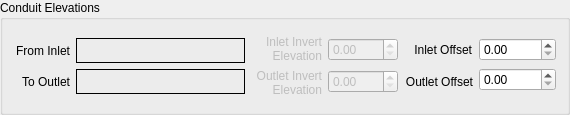
    <widget class="QGroupBox" name="conduit_elev_grp">
     <property name="sizePolicy">
      <sizepolicy hsizetype="Fixed" vsizetype="Fixed">
       <horstretch>0</horstretch>
       <verstretch>0</verstretch>
      </sizepolicy>
     </property>
     <property name="minimumSize">
      <size>
       <width>0</width>
       <height>115</height>
      </size>
     </property>
     <property name="maximumSize">
      <size>
       <width>16777215</width>
       <height>115</height>
      </size>
     </property>
     <property name="title">
      <string>Conduit Elevations</string>
     </property>
     <property name="flat">
      <bool>false</bool>
     </property>
     <layout class="QGridLayout" name="gridLayout_7">
      <item row="0" column="0">
       <layout class="QGridLayout" name="gridLayout_4">
        <item row="0" column="0">
         <layout class="QGridLayout" name="gridLayout">
          <property name="sizeConstraint">
           <enum>QLayout::SetFixedSize</enum>
          </property>
          <item row="2" column="0">
           <widget class="QLabel" name="to_node_lbl">
            <property name="sizePolicy">
             <sizepolicy hsizetype="Fixed" vsizetype="Fixed">
              <horstretch>0</horstretch>
              <verstretch>0</verstretch>
             </sizepolicy>
            </property>
            <property name="minimumSize">
             <size>
              <width>56</width>
              <height>25</height>
             </size>
            </property>
            <property name="toolTip">
             <string>ID of downstream node</string>
            </property>
            <property name="layoutDirection">
             <enum>Qt::LeftToRight</enum>
            </property>
            <property name="text">
             <string>To Outlet</string>
            </property>
            <property name="textFormat">
             <enum>Qt::PlainText</enum>
            </property>
            <property name="alignment">
             <set>Qt::AlignRight|Qt::AlignTrailing|Qt::AlignVCenter</set>
            </property>
           </widget>
          </item>
          <item row="1" column="0">
           <widget class="QLabel" name="from_node_lbl">
            <property name="sizePolicy">
             <sizepolicy hsizetype="Fixed" vsizetype="Fixed">
              <horstretch>0</horstretch>
              <verstretch>0</verstretch>
             </sizepolicy>
            </property>
            <property name="minimumSize">
             <size>
              <width>56</width>
              <height>25</height>
             </size>
            </property>
            <property name="toolTip">
             <string>ID of upstream node</string>
            </property>
            <property name="text">
             <string>From Inlet</string>
            </property>
            <property name="alignment">
             <set>Qt::AlignRight|Qt::AlignTrailing|Qt::AlignVCenter</set>
            </property>
           </widget>
          </item>
         </layout>
        </item>
        <item row="0" column="1">
         <layout class="QGridLayout" name="gridLayout_2">
          <property name="sizeConstraint">
           <enum>QLayout::SetFixedSize</enum>
          </property>
          <item row="0" column="0">
           <widget class="QLabel" name="from_node_txt">
            <property name="sizePolicy">
             <sizepolicy hsizetype="Fixed" vsizetype="Fixed">
              <horstretch>0</horstretch>
              <verstretch>0</verstretch>
             </sizepolicy>
            </property>
            <property name="minimumSize">
             <size>
              <width>169</width>
              <height>25</height>
             </size>
            </property>
            <property name="frameShape">
             <enum>QFrame::Box</enum>
            </property>
            <property name="text">
             <string/>
            </property>
           </widget>
          </item>
          <item row="1" column="0">
           <widget class="QLabel" name="to_node_txt">
            <property name="sizePolicy">
             <sizepolicy hsizetype="Fixed" vsizetype="Fixed">
              <horstretch>0</horstretch>
              <verstretch>0</verstretch>
             </sizepolicy>
            </property>
            <property name="minimumSize">
             <size>
              <width>169</width>
              <height>25</height>
             </size>
            </property>
            <property name="frameShape">
             <enum>QFrame::Box</enum>
            </property>
            <property name="text">
             <string/>
            </property>
           </widget>
          </item>
         </layout>
        </item>
       </layout>
      </item>
      <item row="0" column="1">
       <layout class="QGridLayout" name="gridLayout_10">
        <property name="sizeConstraint">
         <enum>QLayout::SetFixedSize</enum>
        </property>
        <item row="0" column="0">
         <layout class="QGridLayout" name="gridLayout_8">
          <item row="0" column="0">
           <widget class="QLabel" name="inlet_inv_lbl">
            <property name="enabled">
             <bool>false</bool>
            </property>
            <property name="sizePolicy">
             <sizepolicy hsizetype="Fixed" vsizetype="Fixed">
              <horstretch>0</horstretch>
              <verstretch>0</verstretch>
             </sizepolicy>
            </property>
            <property name="minimumSize">
             <size>
              <width>71</width>
              <height>26</height>
             </size>
            </property>
            <property name="font">
             <font>
              <italic>false</italic>
             </font>
            </property>
            <property name="toolTip">
             <string>Elevation at the bottom of the conduit</string>
            </property>
            <property name="text">
             <string>Inlet Invert Elevation</string>
            </property>
            <property name="alignment">
             <set>Qt::AlignRight|Qt::AlignTrailing|Qt::AlignVCenter</set>
            </property>
            <property name="wordWrap">
             <bool>true</bool>
            </property>
           </widget>
          </item>
          <item row="1" column="0">
           <widget class="QLabel" name="outlet_inv_lbl">
            <property name="enabled">
             <bool>false</bool>
            </property>
            <property name="sizePolicy">
             <sizepolicy hsizetype="Fixed" vsizetype="Fixed">
              <horstretch>0</horstretch>
              <verstretch>0</verstretch>
             </sizepolicy>
            </property>
            <property name="minimumSize">
             <size>
              <width>71</width>
              <height>26</height>
             </size>
            </property>
            <property name="font">
             <font>
              <italic>false</italic>
             </font>
            </property>
            <property name="toolTip">
             <string>Surcharge depth for manholes.</string>
            </property>
            <property name="text">
             <string>Outlet Invert Elevation</string>
            </property>
            <property name="alignment">
             <set>Qt::AlignRight|Qt::AlignTrailing|Qt::AlignVCenter</set>
            </property>
            <property name="wordWrap">
             <bool>true</bool>
            </property>
           </widget>
          </item>
         </layout>
        </item>
        <item row="0" column="1">
         <layout class="QGridLayout" name="gridLayout_9">
          <property name="sizeConstraint">
           <enum>QLayout::SetFixedSize</enum>
          </property>
          <item row="0" column="0">
           <widget class="QDoubleSpinBox" name="inlet_inv_dbox">
            <property name="enabled">
             <bool>false</bool>
            </property>
            <property name="sizePolicy">
             <sizepolicy hsizetype="Fixed" vsizetype="Fixed">
              <horstretch>0</horstretch>
              <verstretch>0</verstretch>
             </sizepolicy>
            </property>
            <property name="minimumSize">
             <size>
              <width>70</width>
              <height>20</height>
             </size>
            </property>
           </widget>
          </item>
          <item row="1" column="0">
           <widget class="QDoubleSpinBox" name="outlet_inv_dbox">
            <property name="enabled">
             <bool>false</bool>
            </property>
            <property name="sizePolicy">
             <sizepolicy hsizetype="Fixed" vsizetype="Fixed">
              <horstretch>0</horstretch>
              <verstretch>0</verstretch>
             </sizepolicy>
            </property>
            <property name="minimumSize">
             <size>
              <width>70</width>
              <height>20</height>
             </size>
            </property>
           </widget>
          </item>
         </layout>
        </item>
       </layout>
      </item>
      <item row="0" column="2">
       <layout class="QGridLayout" name="gridLayout_13">
        <property name="sizeConstraint">
         <enum>QLayout::SetFixedSize</enum>
        </property>
        <item row="0" column="0">
         <layout class="QGridLayout" name="gridLayout_11">
          <property name="sizeConstraint">
           <enum>QLayout::SetFixedSize</enum>
          </property>
          <item row="0" column="0">
           <widget class="QLabel" name="inlet_offset_lbl">
            <property name="sizePolicy">
             <sizepolicy hsizetype="Fixed" vsizetype="Fixed">
              <horstretch>0</horstretch>
              <verstretch>0</verstretch>
             </sizepolicy>
            </property>
            <property name="minimumSize">
             <size>
              <width>68</width>
              <height>26</height>
             </size>
            </property>
            <property name="toolTip">
             <string>Positive offset depth at the inlet of the conduit</string>
            </property>
            <property name="midLineWidth">
             <number>0</number>
            </property>
            <property name="text">
             <string>Inlet Offset</string>
            </property>
            <property name="alignment">
             <set>Qt::AlignRight|Qt::AlignTrailing|Qt::AlignVCenter</set>
            </property>
           </widget>
          </item>
          <item row="1" column="0">
           <widget class="QLabel" name="outlet_off_lbl">
            <property name="sizePolicy">
             <sizepolicy hsizetype="Fixed" vsizetype="Fixed">
              <horstretch>0</horstretch>
              <verstretch>0</verstretch>
             </sizepolicy>
            </property>
            <property name="minimumSize">
             <size>
              <width>68</width>
              <height>25</height>
             </size>
            </property>
            <property name="text">
             <string>Outlet Offset</string>
            </property>
            <property name="alignment">
             <set>Qt::AlignRight|Qt::AlignTrailing|Qt::AlignVCenter</set>
            </property>
           </widget>
          </item>
         </layout>
        </item>
        <item row="0" column="1">
         <layout class="QGridLayout" name="gridLayout_12">
          <property name="sizeConstraint">
           <enum>QLayout::SetFixedSize</enum>
          </property>
          <item row="0" column="0">
           <widget class="QDoubleSpinBox" name="inlet_offset_dbox">
            <property name="sizePolicy">
             <sizepolicy hsizetype="Fixed" vsizetype="Fixed">
              <horstretch>0</horstretch>
              <verstretch>0</verstretch>
             </sizepolicy>
            </property>
            <property name="minimumSize">
             <size>
              <width>71</width>
              <height>20</height>
             </size>
            </property>
            <property name="maximum">
             <double>10000.000000000000000</double>
            </property>
           </widget>
          </item>
          <item row="1" column="0">
           <widget class="QDoubleSpinBox" name="outlet_offset_dbox">
            <property name="sizePolicy">
             <sizepolicy hsizetype="Fixed" vsizetype="Fixed">
              <horstretch>0</horstretch>
              <verstretch>0</verstretch>
             </sizepolicy>
            </property>
            <property name="minimumSize">
             <size>
              <width>71</width>
              <height>20</height>
             </size>
            </property>
            <property name="maximum">
             <double>10000.000000000000000</double>
            </property>
           </widget>
          </item>
         </layout>
        </item>
       </layout>
      </item>
     </layout>
    </widget>
